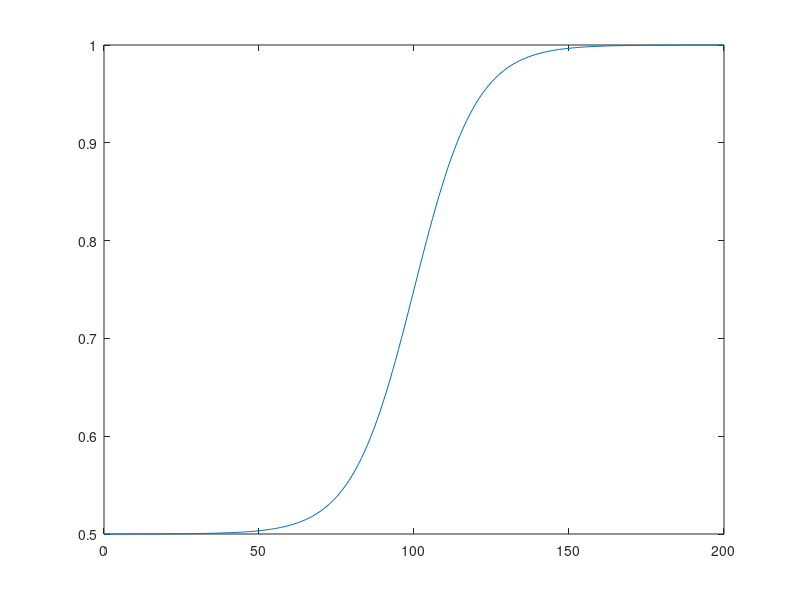

The MATLAB script that drew this image:


t = 0:200;
xshift  = 100;
yshift = -0.5;
xstretch = 10;
ystretch = 0.5;
exponent = -1*((t-xshift)/xstretch);
numerator = 1 + exp(exponent);
ystretch ./ numerator - yshift;
y = ystretch ./ numerator -yshift;
plot(y);
plot(t,y)

%%%%